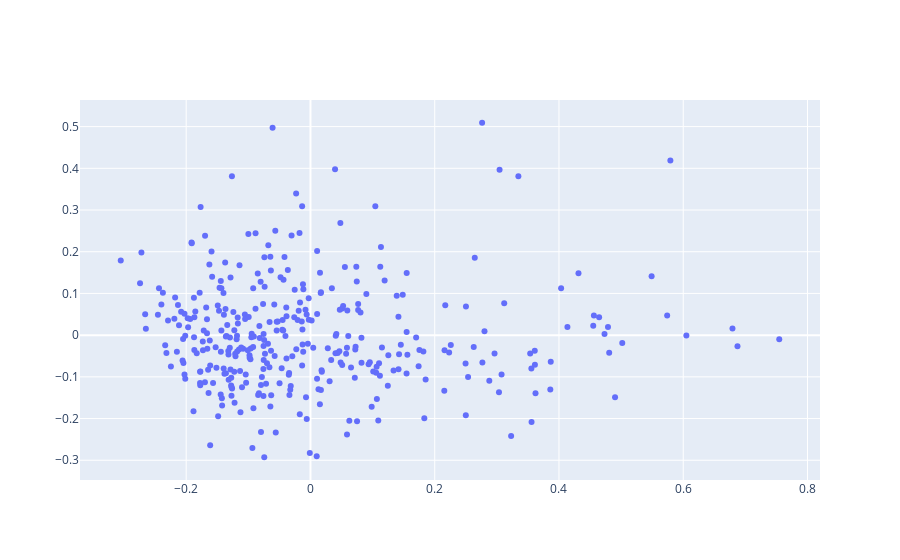

Notebook code for this chart:
### Code cell
import plotly.graph_objects as go
import plotly.express as px
text_data = [
    f'{row.genre}|'
    for index, row in df_genre.iterrows()
]
fig = go.Figure(data=go.Scatter(x=X_tf[:, 0],
                                y=X_tf[:, 1],
                                mode='markers',
                                text=text_data))
fig.show()

### Figure 1 — Plotly figure (JSON) as saved in the notebook; plotly's stock layout.template omitted (floating-point values rounded to 4 significant figures; data arrays with more than 128 entries replaced by an {"elided": "..."} marker saying what was removed)
{"data": [{"mode": "markers", "text": {"elided": "352 str values"}, "type": "scatter", "x": {"elided": "352 float values"}, "y": {"elided": "352 float values"}}], "layout": {}}
